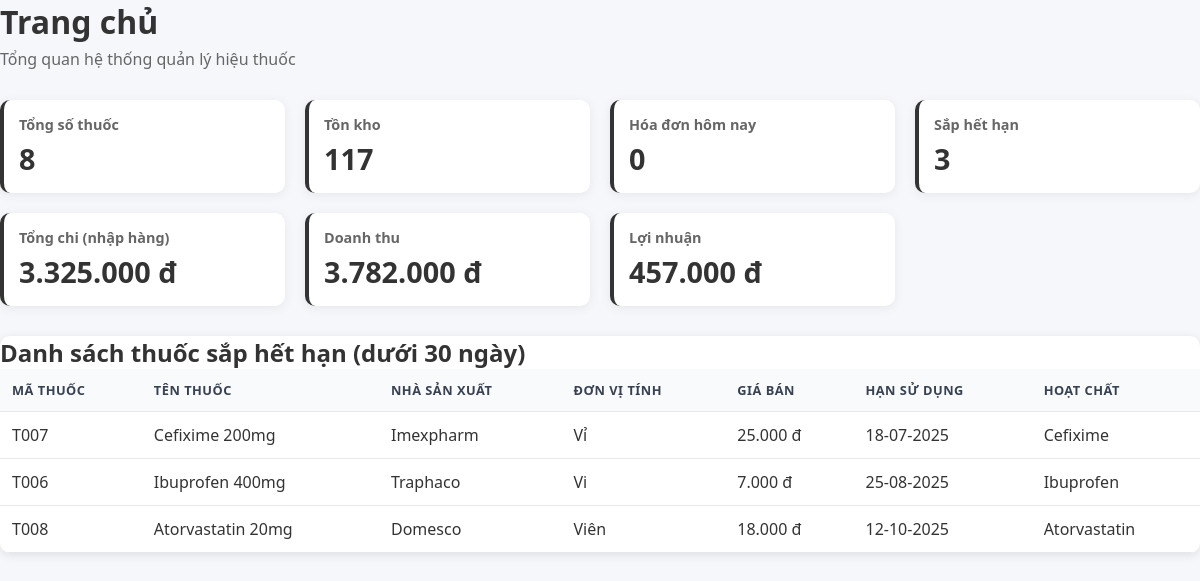
The page /trang-chu.php on the database its author committed.
### tables this page shows
CREATE TABLE `thuoc` (
  `ma_thuoc` varchar(10) NOT NULL,
  `ten_thuoc` varchar(255) NOT NULL,
  `ma_danh_muc` varchar(10) NOT NULL,
  `nha_san_xuat` varchar(255) NOT NULL,
  `gia_ban` decimal(10,2) NOT NULL,
  `han_su_dung` date NOT NULL,
  `hoat_chat` varchar(255) NOT NULL,
  `don_vi_tinh` varchar(50) DEFAULT 'Viên',
  `mo_ta` text DEFAULT NULL,
  `created_at` timestamp NOT NULL DEFAULT current_timestamp(),
  `updated_at` timestamp NOT NULL DEFAULT current_timestamp() ON UPDATE current_timestamp(),
  `ma_kho` varchar(10) DEFAULT NULL
);

### trang-chu.php (the view, shortened to what this page needs)
<!DOCTYPE html>
<html lang="en">
<head>
    <link rel="stylesheet" href="css.css">
</head>
<body>
<?php
include("connect.php");
$sql_thuoc = "SELECT COUNT(*) AS tong_thuoc FROM thuoc";
$result_thuoc = $conn->query($sql_thuoc);
$tong_thuoc = $result_thuoc->fetch_assoc()['tong_thuoc'] ?? 0;
$sql = "SELECT SUM(ton_kho) AS tong_ton FROM kho";
$result =$conn->query($sql);
$row = $result->fetch_assoc();
$tongTon = $row['tong_ton'] ?? 0;
$today = date("Y-m-d");
$sql_hoadon = "SELECT COUNT(so_hd) AS hoa_don_hom_nay FROM hoadon WHERE DATE(ngay_ban) = '$today'";
$result_hd = $conn->query($sql_hoadon);
$hoa_don_hom_nay = $result_hd->fetch_assoc()['hoa_don_hom_nay'] ?? 0;
$sql_expire = "SELECT *
               FROM thuoc
               WHERE han_su_dung <= DATE_ADD(CURDATE(), INTERVAL 30 DAY)
               ORDER BY han_su_dung ASC";
$result_expire = $conn->query($sql_expire);
$sap_het_han = $result_expire->num_rows;
$sql_chi = "SELECT SUM(so_luong_nhap * gia_nhap) AS tong_chi FROM phieunhap";
$tong_chi = $conn->query($sql_chi)->fetch_assoc()['tong_chi'] ?? 0;
$sql_dt = "SELECT SUM(thanh_tien_ban) AS tong_doanh_thu FROM hoadon";
$tong_doanh_thu = $conn->query($sql_dt)->fetch_assoc()['tong_doanh_thu'] ?? 0;
$loi_nhuan = $tong_doanh_thu - $tong_chi;
?>
<div class="page-header">
    <h1 class="page-title">Trang chủ</h1>
    <p class="page-subtitle">Tổng quan hệ thống quản lý hiệu thuốc</p>
</div>
<div class="stats-grid">
    <div class="stat-card blue">
        <div class="stat-content">
            <div class="stat-info">
                <h3>Tổng số thuốc</h3>
                <p><?= $tong_thuoc ?></p>
            </div>
        </div>
    </div>
    <div class="stat-card green">
        <div class="stat-content">
            <div class="stat-info">
                <h3>Tồn kho</h3>
                <p><?= $tongTon ?></p>
            </div>
        </div>
    </div>
    <div class="stat-card red">
        <div class="stat-content">
            <div class="stat-info">
                <h3>Hóa đơn hôm nay</h3>
                <p><?= $hoa_don_hom_nay ?></p>
            </div>
        </div>
    </div>
    <div class="stat-card yellow">
        <div class="stat-content">
            <div class="stat-info">
                <h3>Sắp hết hạn</h3>
                <p><?= $sap_het_han ?></p>
            </div>
        </div>
    </div>
    <div class="stat-card purple">
        <div class="stat-content">
            <div class="stat-info">
                <h3>Tổng chi (nhập hàng)</h3>
                <p><?= number_format($tong_chi,0,',','.') ?> đ</p>
            </div>
        </div>
    </div>
    <div class="stat-card teal">
        <div class="stat-content">
            <div class="stat-info">
                <h3>Doanh thu</h3>
                <p><?= number_format($tong_doanh_thu,0,',','.') ?> đ</p>
            </div>
        </div>
    </div>
    <div class="stat-card orange">
        <div class="stat-content">
            <div class="stat-info">
                <h3>Lợi nhuận</h3>
                <p><?= number_format($loi_nhuan,0,',','.') ?> đ</p>
            </div>
        </div>
    </div>
</div>
<div class="table-container">
    <h2> Danh sách thuốc sắp hết hạn (dưới 30 ngày)</h2>
    <table border="0" width="100%" cellspacing="0" cellpadding="5">
        <thead>
            <tr>
                <th>Mã thuốc</th>
                <th>Tên thuốc</th>
                <th>Nhà sản xuất</th>
                <th>Đơn vị tính</th>
                <th>Giá bán</th>
                <th>Hạn sử dụng</th>
                <th>Hoạt chất</th>
            </tr>
        </thead>
        <tbody>
            <?php if ($sap_het_han > 0) {
                while ($thuoc = $result_expire->fetch_assoc()) { ?>
                <tr>
                    <td><?= $thuoc['ma_thuoc'] ?></td>
                    <td><?= $thuoc['ten_thuoc'] ?></td>
                    <td><?= $thuoc['nha_san_xuat'] ?></td>
                    <td><?= $thuoc['don_vi_tinh'] ?? '-' ?></td>
                    <td><?= number_format($thuoc['gia_ban'],0,',','.') ?> đ</td>
                    <td><?=  date("d-m-Y", strtotime($thuoc['han_su_dung'])) ?></td>
                    <td><?= $thuoc['hoat_chat'] ?></td>
                </tr>
            <?php }
            } else { ?>
                <tr>
                    <td colspan="7" style="text-align:center;">Không có thuốc nào sắp hết hạn</td>
                </tr>
            <?php } ?>
        </tbody>
    </table>
</div>
</body>
</html>

### css.css (style rules this page uses)
* { margin: 0; padding: 0; box-sizing: border-box; }
body { font-family: 'Segoe UI'; background-color: #f5f7fa; color: #333; }
.page-header { margin-bottom: 30px; }
.page-title { font-size: 2rem; font-weight: bold; color: #333; margin-bottom: 5px; }
.page-subtitle { color: #666; font-size: 1rem; }
.stats-grid { display: grid; grid-template-columns: repeat(auto-fit, minmax(250px, 1fr)); gap: 20px; margin-bottom: 30px; }
.stat-card { background: white; padding: 15px; border-radius: 10px; box-shadow: 0 2px 10px rgba(99, 95, 95, 0.1); border-left: 4px solid; transition: transform 0.3s, box-shadow 0.3s; }
.stat-content { display: flex; align-items: center; }
.stat-info h3 { font-size: 0.9rem; color: #666; margin-bottom: 5px; }
.stat-info p { font-size: 1.8rem; font-weight: bold; color: #333; }
.table-container { background: white; border-radius: 10px; box-shadow: 0 2px 10px rgba(0,0,0,0.1); overflow: hidden; margin-bottom: 20px; }
table { width: 100%; border-collapse: collapse; }
th, td { padding: 12px; text-align: left; border-bottom: 1px solid #e5e7eb; }
th { background: #f9fafb; font-weight: 600; color: #374151; font-size: 0.8rem; text-transform: uppercase; letter-spacing: 0.5px; }

### rows shown on the page
thuoc: ma_thuoc "T007", ten_thuoc "Cefixime 200mg", nha_san_xuat "Imexpharm", don_vi_tinh "Vỉ", gia_ban "25.000", han_su_dung "18-07-2025", hoat_chat "Cefixime"
thuoc: ma_thuoc "T006", ten_thuoc "Ibuprofen 400mg", nha_san_xuat "Traphaco", don_vi_tinh "Vi", gia_ban "7.000", han_su_dung "25-08-2025", hoat_chat "Ibuprofen"
thuoc: ma_thuoc "T008", ten_thuoc "Atorvastatin 20mg", nha_san_xuat "Domesco", don_vi_tinh "Viên", gia_ban "18.000", han_su_dung "12-10-2025", hoat_chat "Atorvastatin"

### other values the page prints
$tong_thuoc "8"
$tongTon "117"
$hoa_don_hom_nay "0"
$sap_het_han "3"
$tong_chi "3.325.000"
$tong_doanh_thu "3.782.000"
$loi_nhuan "457.000"
